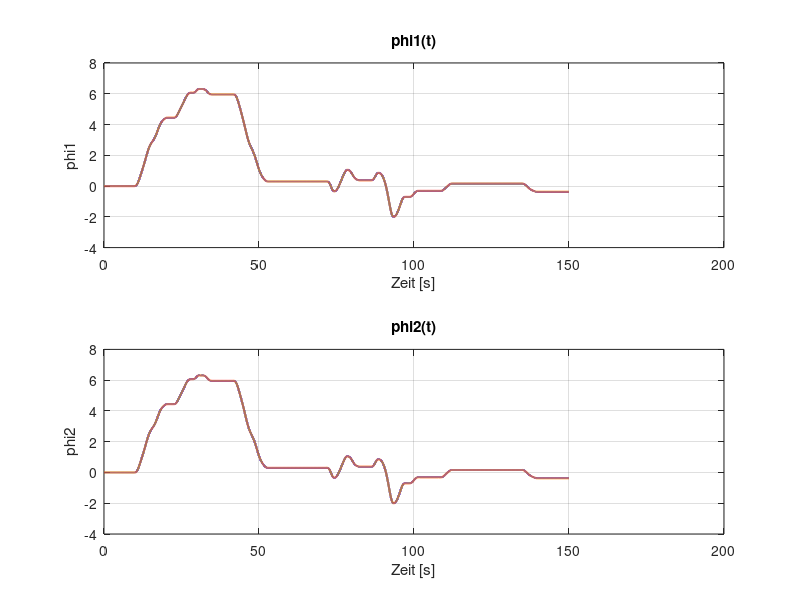
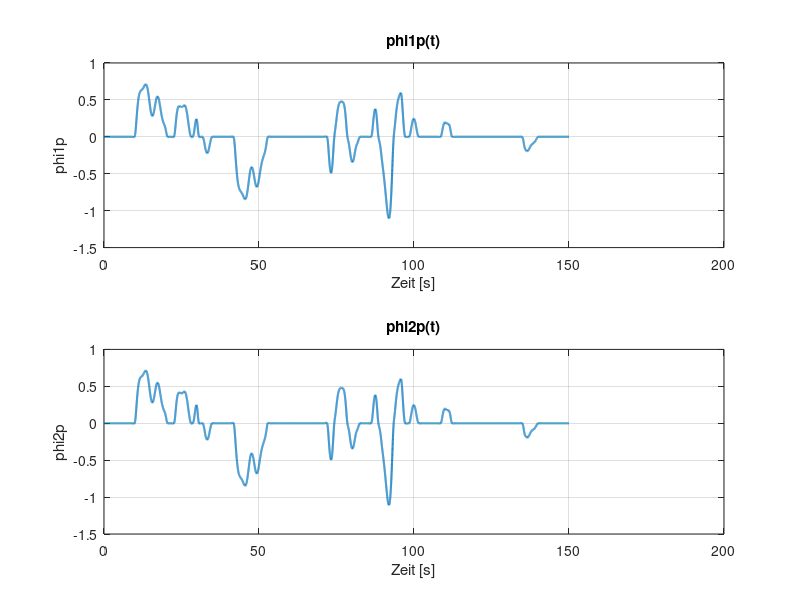
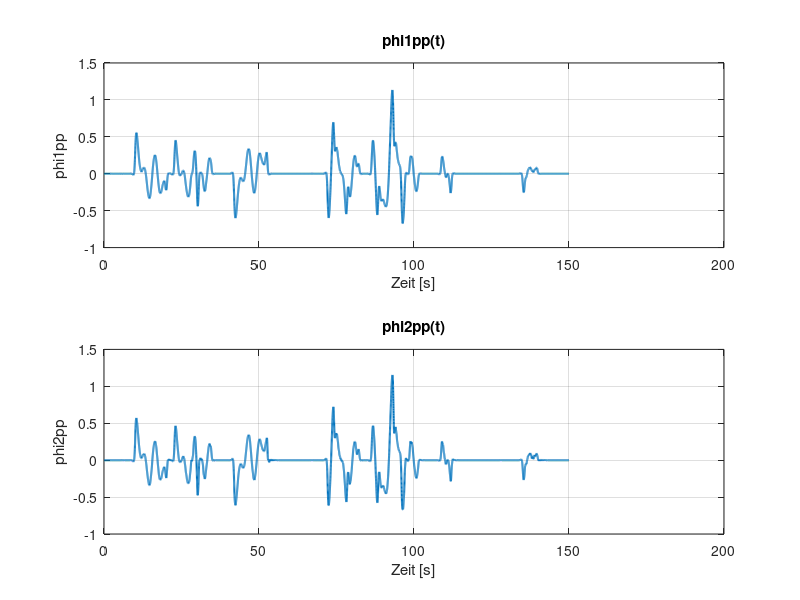
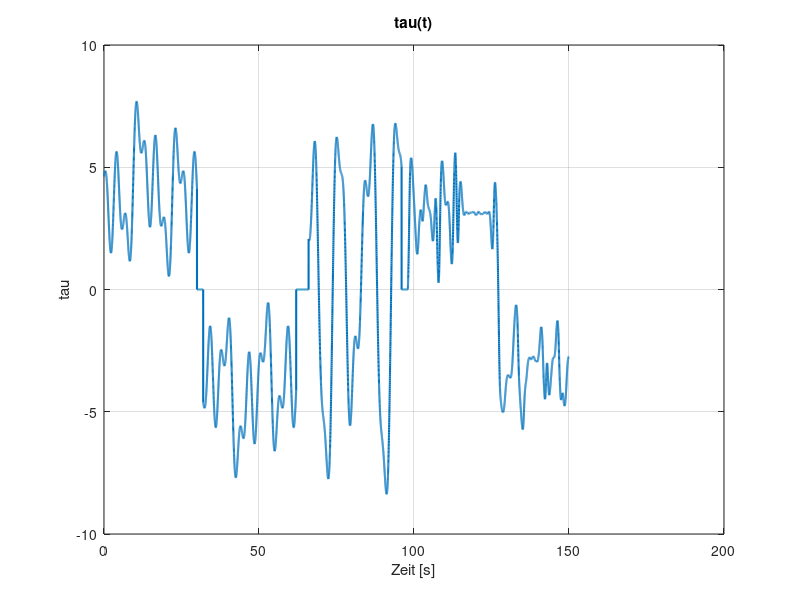

MATLAB code for these plots, in order:
% -------------------------------------------------------------
% Autor:      Ole Uphaus
% Datum:      20.06.2025
% Beschreibung:
% Dieses Skript nutz die Messungen von Sven, um geeignete Trainingsdaten
% für das Delan Modell zu erstellen. Mit diesen kann dann später trainiert
% werden.
% -------------------------------------------------------------

clc
clear
close all

%% Parameterderfinition

% Messdaten laden
load("Messung_Torsionsschwinger.mat")

% Grenzfrequenzen Filter
fc = 1;

% Resampling rate
r_resample = 10;

% Index, bis zu dem Testdaten gesammelt werden
test_idx = 2100;

% Daten abspeichern
savedata = true;

%% Signale filtern

% Winkel in Radiant umrechnen
phi1_rad = phi1 / 180 * pi;
phi2_rad = phi2 / 180 * pi;

% Filter vorbereiten
fs = 1 / mean(diff(t_ges)); % Abtastrate
[b, a] = butter(2, fc / (fs/2));

% Filtern der Positionssignale und daraus dann die Ableitungen bestimmen
phi1_filt = filtfilt(b, a, phi1_rad);
phi2_filt = filtfilt(b, a, phi2_rad);

%% Geschwindigkeiten und Beschleunigungen berechnen

% Geschwindigkeiten
phi1p_filt = gradient(phi1_filt) ./ gradient(t_ges);
phi2p_filt = gradient(phi2_filt) ./ gradient(t_ges);

% Beschleunigungen
phi1pp_filt = gradient(phi1p_filt) ./ gradient(t_ges);
phi2pp_filt = gradient(phi2p_filt) ./ gradient(t_ges);

%% Signale downsamplen

% Resamplen
phi1_filt_res = downsample(phi1_filt, r_resample);
phi2_filt_res = downsample(phi2_filt, r_resample);

phi1p_filt_res = downsample(phi1p_filt, r_resample);
phi2p_filt_res = downsample(phi2p_filt, r_resample);

phi1pp_filt_res = downsample(phi1pp_filt, r_resample);
phi2pp_filt_res = downsample(phi2pp_filt, r_resample);

t_ges_res = downsample(t_ges, r_resample);

u_res = downsample(u, r_resample);

%% Zusammenfassen unt Trainings und Testdaten erstellen

% Zusammenfassen
features_ges = [phi1_filt_res, phi2_filt_res, phi1p_filt_res, phi2p_filt_res, u_res, zeros(size(u_res))];
labels_ges = [phi1pp_filt_res, phi2pp_filt_res];

% Aufteilen in Trainings und Testdaten
features_training = features_ges((test_idx + 1):end, :);
labels_training = labels_ges((test_idx + 1):end, :);

features_test = features_ges(1:test_idx, :);
labels_test = labels_ges(1:test_idx, :);

% Massen und Coriolisterme erstellen (hier unbekannt - gleich null setzen
% für Plot später)
Mass_Cor_test = zeros(size(features_test, 1), 9);

%% Abspeichern

if savedata == true
    % Pfad dieses Skripts
    my_path = fileparts(mfilename('fullpath'));

    % Datei speichern
    dateiName = 'Measuring_data_Training_Torsionsschwinger.mat';   
    full_path = fullfile(my_path, dateiName);
    save(full_path, 'features_training', 'labels_training', 'features_test', 'labels_test', "Mass_Cor_test");
end

%% Plotten

% Positionen
figure()
subplot(2,1,1);
plot(t_ges, phi1_rad, 'LineWidth', 1.5);
hold on
plot(t_ges_res, phi1_filt_res, 'LineWidth', 1.5);
xlabel('Zeit [s]');
ylabel('phi1');
grid on;
title('phi1(t)');

subplot(2,1,2);
plot(t_ges, phi2_rad, 'LineWidth', 1.5);
hold on
plot(t_ges_res, phi2_filt_res, 'LineWidth', 1.5);
xlabel('Zeit [s]');
ylabel('phi2');
grid on;
title('phi2(t)');

% Geschwindigkeiten
figure()
subplot(2,1,1);
plot(t_ges_res, phi1p_filt_res, 'LineWidth', 1.5);
xlabel('Zeit [s]');
ylabel('phi1p');
grid on;
title('phi1p(t)');

subplot(2,1,2);
plot(t_ges_res, phi2p_filt_res, 'LineWidth', 1.5);
xlabel('Zeit [s]');
ylabel('phi2p');
grid on;
title('phi2p(t)');

% Beschleunigungen
figure()
subplot(2,1,1);
plot(t_ges_res, phi1pp_filt_res, 'LineWidth', 1.5);
xlabel('Zeit [s]');
ylabel('phi1pp');
grid on;
title('phi1pp(t)');

subplot(2,1,2);
plot(t_ges_res, phi2pp_filt_res, 'LineWidth', 1.5);
xlabel('Zeit [s]');
ylabel('phi2pp');
grid on;
title('phi2pp(t)');

% Drehmoment
figure()
plot(t_ges_res, u_res, 'LineWidth', 1.5);
xlabel('Zeit [s]');
ylabel('tau');
grid on;
title('tau(t)');
